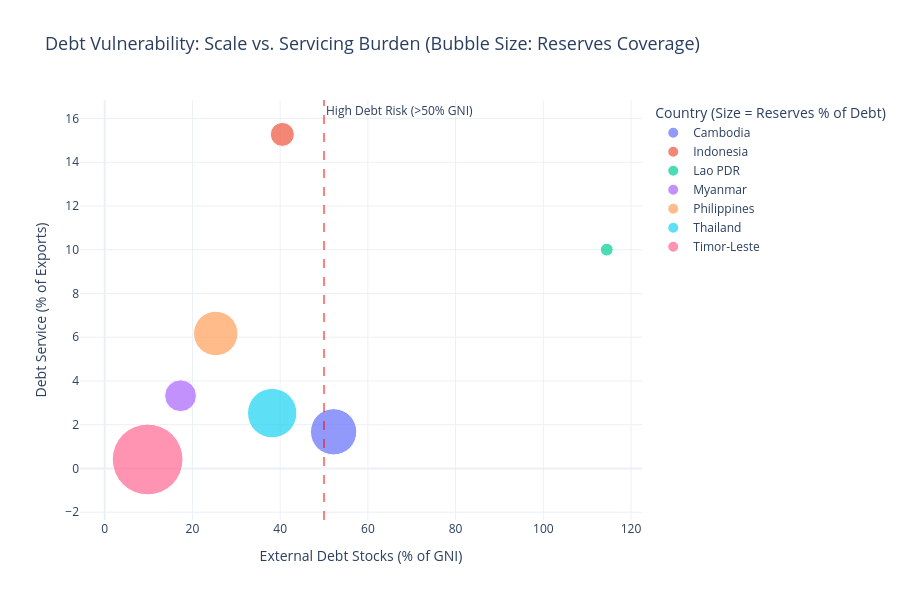
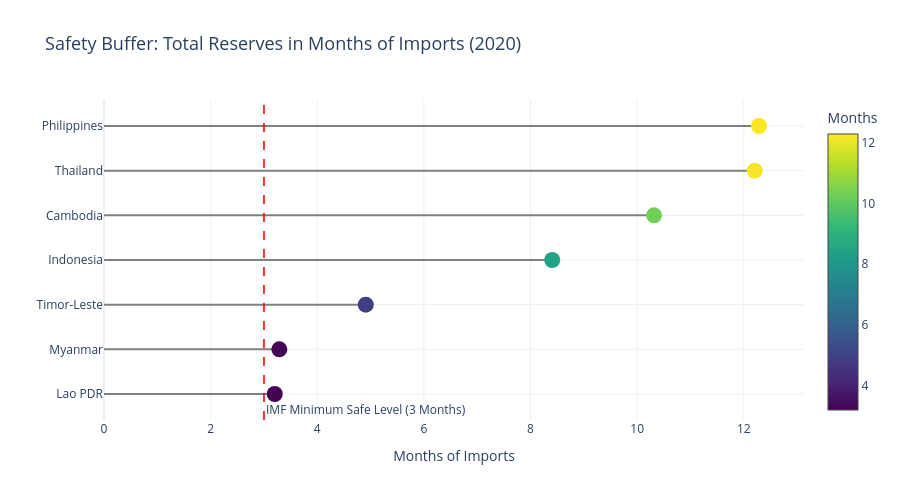

Write notebook code for charts like these, in order.
### Markdown cell above
- **Data field:**
  - `External debt stocks (% of GNI)`: Indicates the overall size of the external debt relative to the nation's total income.
  - `Debt service (% of exports)`: Measures the immediate financial burden of repaying debt obligations using export earnings. High values indicate severe liquidity pressure.
  - `Total reserves (% of total external debt)`: Acts as a primary buffer; shows how much of the debt could be covered by existing foreign reserves.
  - `Total reserves in months of imports`: Evaluates the country's ability to survive external shocks by measuring how many months of imports the reserves can sustain.

- **Chart type:**
  - **Bubble Scatter Plot**: X-axis (`Debt scale`), Y-axis (`Debt service burden`), and Bubble Size (`Total reserves % of external debt`). This visually separates highly vulnerable nations (top-right, tiny bubble) from resilient ones (bottom-left, giant bubble).
  - **Lollipop Chart**: Ranks the `Total reserves in months of imports`. A lollipop chart is less cluttered than a bar chart and effectively highlights rankings and safe-zone thresholds (typically 3-6 months is considered safe).

- **Expected insight:** Countries with high debt and low reserves will emerge as the most vulnerable group. Some may have moderate debt but a high debt service burden. Total reserves act as a crucial cushion, meaning high debt isn't inherently bad if backed by massive reserves. *(Note: Advanced economies like Singapore and Brunei do not report to the World Bank's Debtor Reporting System, naturally focusing the analysis on developing ASEAN nations).*

### Code cell
# DATA PREPARATION (Using data from 2020)

# We filter the data for the most recent stable year. 
# Drop NA to automatically exclude countries that don't report external debt (Singapore, Brunei, Malaysia)
df_debt = df[df['Year'] == 2020][[
    'Country Name', 
    'External debt stocks (% of GNI)', 
    'Debt service (PPG and IMF only, % of exports of goods, services and primary income)', 
    'Total reserves (% of total external debt)',
    'Total reserves in months of imports'
]].dropna()



# CHART 1: BUBBLE SCATTER PLOT (DEBT VULNERABILITY)
fig_bubble = px.scatter(
    df_debt, 
    x="External debt stocks (% of GNI)", 
    y="Debt service (PPG and IMF only, % of exports of goods, services and primary income)", 
    size="Total reserves (% of total external debt)", 
    color="Country Name",
    hover_name="Country Name",
    size_max=50, # Scale up the bubbles for better visibility
    title="Debt Vulnerability: Scale vs. Servicing Burden (Bubble Size: Reserves Coverage)",
    labels={
        "External debt stocks (% of GNI)": "External Debt Stocks (% of GNI)",
        "Debt service (PPG and IMF only, % of exports of goods, services and primary income)": "Debt Service (% of Exports)"
    },
    template="plotly_white", # Nền trắng tinh khôi nhưng màu sắc bubble vẫn rực rỡ
    color_discrete_sequence=px.colors.qualitative.Plotly
)

# Thêm đường gạch đứt cảnh báo (Ví dụ: Nợ trên 50% GNI là rủi ro cao)
fig_bubble.add_vline(x=50, line_dash="dash", line_color="red", opacity=0.5, annotation_text="High Debt Risk (>50% GNI)")

fig_bubble.update_layout(
    height=600, 
    title_font_size=18,
    legend_title="Country (Size = Reserves % of Debt)"
)
fig_bubble.show()

# CHART 2: LOLLIPOP CHART (RESERVES IN MONTHS OF IMPORTS)

# Sort data for the lollipop chart
df_reserves = df_debt.sort_values(by="Total reserves in months of imports", ascending=True)

fig_lollipop = go.Figure()

# Add the 'sticks' (lines)
for idx, row in df_reserves.iterrows():
    fig_lollipop.add_trace(go.Scatter(
        x=[0, row['Total reserves in months of imports']], 
        y=[row['Country Name'], row['Country Name']],
        mode='lines',
        line=dict(color='gray', width=2),
        showlegend=False
    ))

# Add the 'candies' (markers)
fig_lollipop.add_trace(go.Scatter(
    x=df_reserves['Total reserves in months of imports'],
    y=df_reserves['Country Name'],
    mode='markers',
    marker=dict(
        color=df_reserves['Total reserves in months of imports'],
        colorscale='Viridis',
        size=16,
        showscale=True,
        colorbar=dict(title="Months")
    ),
    name='Months of Imports'
))

# Threshold: 3 months of imports is the IMF minimum safe level
fig_lollipop.add_vline(x=3, line_dash="dash", line_color="red", opacity=0.8, annotation_text="IMF Minimum Safe Level (3 Months)", annotation_position="bottom right")

fig_lollipop.update_layout(
    title="Safety Buffer: Total Reserves in Months of Imports (2020)",
    title_font_size=18,
    xaxis_title="Months of Imports",
    yaxis_title="",
    height=500,
    template="plotly_white",
    showlegend=False
)
fig_lollipop.show()

### Figure 1 — Plotly figure (JSON) as saved in the notebook; plotly's stock layout.template omitted (floating-point values rounded to 4 significant figures)
{"data": [{"hovertemplate": "<b>%{hovertext}</b><br><br>Country Name=Cambodia<br>External Debt Stocks (% of GNI)=%{x}<br>Debt Service (% of Exports)=%{y}<br>Total reserves (% of total external debt)=%{marker.size}<extra></extra>", "hovertext": ["Cambodia"], "legendgroup": "Cambodia", "marker": {"color": "#636EFA", "size": [121.2], "sizemode": "area", "sizeref": 0.1133, "symbol": "circle"}, "mode": "markers", "name": "Cambodia", "orientation": "v", "showlegend": true, "type": "scatter", "x": [52.19], "xaxis": "x", "y": [1.677], "yaxis": "y"}, {"hovertemplate": "<b>%{hovertext}</b><br><br>Country Name=Indonesia<br>External Debt Stocks (% of GNI)=%{x}<br>Debt Service (% of Exports)=%{y}<br>Total reserves (% of total external debt)=%{marker.size}<extra></extra>", "hovertext": ["Indonesia"], "legendgroup": "Indonesia", "marker": {"color": "#EF553B", "size": [32.59], "sizemode": "area", "sizeref": 0.1133, "symbol": "circle"}, "mode": "markers", "name": "Indonesia", "orientation": "v", "showlegend": true, "type": "scatter", "x": [40.49], "xaxis": "x", "y": [15.27], "yaxis": "y"}, {"hovertemplate": "<b>%{hovertext}</b><br><br>Country Name=Lao PDR<br>External Debt Stocks (% of GNI)=%{x}<br>Debt Service (% of Exports)=%{y}<br>Total reserves (% of total external debt)=%{marker.size}<extra></extra>", "hovertext": ["Lao PDR"], "legendgroup": "Lao PDR", "marker": {"color": "#00CC96", "size": [9.271], "sizemode": "area", "sizeref": 0.1133, "symbol": "circle"}, "mode": "markers", "name": "Lao PDR", "orientation": "v", "showlegend": true, "type": "scatter", "x": [114.5], "xaxis": "x", "y": [10.0], "yaxis": "y"}, {"hovertemplate": "<b>%{hovertext}</b><br><br>Country Name=Myanmar<br>External Debt Stocks (% of GNI)=%{x}<br>Debt Service (% of Exports)=%{y}<br>Total reserves (% of total external debt)=%{marker.size}<extra></extra>", "hovertext": ["Myanmar"], "legendgroup": "Myanmar", "marker": {"color": "#AB63FA", "size": [57.22], "sizemode": "area", "sizeref": 0.1133, "symbol": "circle"}, "mode": "markers", "name": "Myanmar", "orientation": "v", "showlegend": true, "type": "scatter", "x": [17.3], "xaxis": "x", "y": [3.325], "yaxis": "y"}, {"hovertemplate": "<b>%{hovertext}</b><br><br>Country Name=Philippines<br>External Debt Stocks (% of GNI)=%{x}<br>Debt Service (% of Exports)=%{y}<br>Total reserves (% of total external debt)=%{marker.size}<extra></extra>", "hovertext": ["Philippines"], "legendgroup": "Philippines", "marker": {"color": "#FFA15A", "size": [111.7], "sizemode": "area", "sizeref": 0.1133, "symbol": "circle"}, "mode": "markers", "name": "Philippines", "orientation": "v", "showlegend": true, "type": "scatter", "x": [25.31], "xaxis": "x", "y": [6.172], "yaxis": "y"}, {"hovertemplate": "<b>%{hovertext}</b><br><br>Country Name=Thailand<br>External Debt Stocks (% of GNI)=%{x}<br>Debt Service (% of Exports)=%{y}<br>Total reserves (% of total external debt)=%{marker.size}<extra></extra>", "hovertext": ["Thailand"], "legendgroup": "Thailand", "marker": {"color": "#19D3F3", "size": [138.1], "sizemode": "area", "sizeref": 0.1133, "symbol": "circle"}, "mode": "markers", "name": "Thailand", "orientation": "v", "showlegend": true, "type": "scatter", "x": [38.19], "xaxis": "x", "y": [2.53], "yaxis": "y"}, {"hovertemplate": "<b>%{hovertext}</b><br><br>Country Name=Timor-Leste<br>External Debt Stocks (% of GNI)=%{x}<br>Debt Service (% of Exports)=%{y}<br>Total reserves (% of total external debt)=%{marker.size}<extra></extra>", "hovertext": ["Timor-Leste"], "legendgroup": "Timor-Leste", "marker": {"color": "#FF6692", "size": [283.2], "sizemode": "area", "sizeref": 0.1133, "symbol": "circle"}, "mode": "markers", "name": "Timor-Leste", "orientation": "v", "showlegend": true, "type": "scatter", "x": [9.786], "xaxis": "x", "y": [0.4122], "yaxis": "y"}], "layout": {"annotations": [{"showarrow": false, "text": "High Debt Risk (>50% GNI)", "x": 50, "xanchor": "left", "xref": "x", "y": 1, "yanchor": "top", "yref": "y domain"}], "height": 600, "legend": {"itemsizing": "constant", "title": {"text": "Country (Size = Reserves % of Debt)"}, "tracegroupgap": 0}, "shapes": [{"line": {"color": "red", "dash": "dash"}, "opacity": 0.5, "type": "line", "x0": 50, "x1": 50, "xref": "x", "y0": 0, "y1": 1, "yref": "y domain"}], "title": {"font": {"size": 18}, "text": "Debt Vulnerability: Scale vs. Servicing Burden (Bubble Size: Reserves Coverage)"}, "xaxis": {"anchor": "y", "domain": [0, 1], "title": {"text": "External Debt Stocks (% of GNI)"}}, "yaxis": {"anchor": "x", "domain": [0, 1], "title": {"text": "Debt Service (% of Exports)"}}}}

### Figure 2 — Plotly figure (JSON) as saved in the notebook; plotly's stock layout.template omitted (floating-point values rounded to 4 significant figures)
{"data": [{"line": {"color": "gray", "width": 2}, "mode": "lines", "showlegend": false, "type": "scatter", "x": [0, 3.202], "y": ["Lao PDR", "Lao PDR"]}, {"line": {"color": "gray", "width": 2}, "mode": "lines", "showlegend": false, "type": "scatter", "x": [0, 3.289], "y": ["Myanmar", "Myanmar"]}, {"line": {"color": "gray", "width": 2}, "mode": "lines", "showlegend": false, "type": "scatter", "x": [0, 4.91], "y": ["Timor-Leste", "Timor-Leste"]}, {"line": {"color": "gray", "width": 2}, "mode": "lines", "showlegend": false, "type": "scatter", "x": [0, 8.407], "y": ["Indonesia", "Indonesia"]}, {"line": {"color": "gray", "width": 2}, "mode": "lines", "showlegend": false, "type": "scatter", "x": [0, 10.32], "y": ["Cambodia", "Cambodia"]}, {"line": {"color": "gray", "width": 2}, "mode": "lines", "showlegend": false, "type": "scatter", "x": [0, 12.2], "y": ["Thailand", "Thailand"]}, {"line": {"color": "gray", "width": 2}, "mode": "lines", "showlegend": false, "type": "scatter", "x": [0, 12.29], "y": ["Philippines", "Philippines"]}, {"marker": {"color": [3.202, 3.289, 4.91, 8.407, 10.32, 12.2, 12.29], "colorbar": {"title": {"text": "Months"}}, "colorscale": [[0, "#440154"], [0.1111, "#482878"], [0.2222, "#3e4989"], [0.3333, "#31688e"], [0.4444, "#26828e"], [0.5556, "#1f9e89"], [0.6667, "#35b779"], [0.7778, "#6ece58"], [0.8889, "#b5de2b"], [1, "#fde725"]], "showscale": true, "size": 16}, "mode": "markers", "name": "Months of Imports", "type": "scatter", "x": [3.202, 3.289, 4.91, 8.407, 10.32, 12.2, 12.29], "y": ["Lao PDR", "Myanmar", "Timor-Leste", "Indonesia", "Cambodia", "Thailand", "Philippines"]}], "layout": {"annotations": [{"showarrow": false, "text": "IMF Minimum Safe Level (3 Months)", "x": 3, "xanchor": "left", "xref": "x", "y": 0, "yanchor": "bottom", "yref": "y domain"}], "height": 500, "shapes": [{"line": {"color": "red", "dash": "dash"}, "opacity": 0.8, "type": "line", "x0": 3, "x1": 3, "xref": "x", "y0": 0, "y1": 1, "yref": "y domain"}], "showlegend": false, "title": {"font": {"size": 18}, "text": "Safety Buffer: Total Reserves in Months of Imports (2020)"}, "xaxis": {"title": {"text": "Months of Imports"}}, "yaxis": {"title": {"text": ""}}}}
